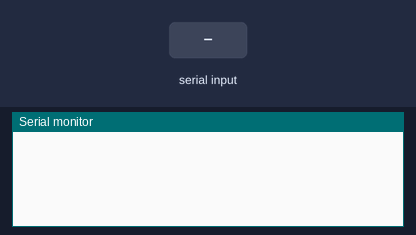
Recording of a sketch running on a simulated Arduino Uno, built with avr-gcc and run on an emulated ATmega328P. On the bench: the last lines printed to the serial monitor. The inputs (shaded band) are chosen by the test bench.

Above: at 1.2 s.
1.3 s: "1" received over Serial
At 1.8 s:
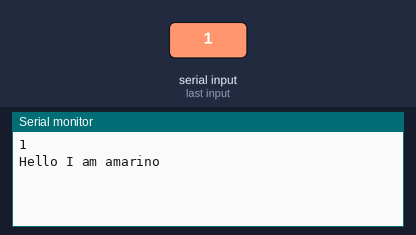
2.8 s: "0" received over Serial
At 4.0 s:
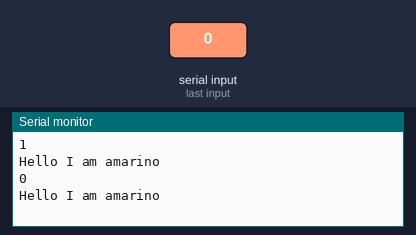
4.3 s: "2" received over Serial
At 5.3 s:
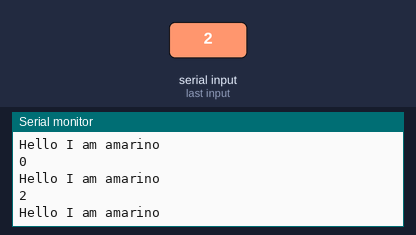

Measured:
- after the input at 1.3 s, the serial monitor: prints a new line at once (image 1)
- after the input at 2.8 s, the serial monitor: prints a new line at once (image 2)
- after the input at 4.3 s, the serial monitor: prints a new line at once (image 3)

The sketch:

blue.ino
```cpp
//void setup()
//{
//  Serial.begin(19200);
//}
//void loop()
//{
//  while (Serial.available()) {
//    char c = Serial.read();
//
//    if (c) {
//      Serial.println(c);
//      Serial.println("Hello I am amarino");
//    }
//  }
//}


//int num = 0;
//
//void setup()
//{
// Serial.begin(9600);
//}
//
//void loop()
//{
//  while(Serial.available())
//   {
//     char c=Serial.read();
//          num++;
//          Serial.print("Hello:num=");
//          Serial.println(num);
//          Serial.println(c);
//   }
//}


//#include <SoftwareSerial.h>
//
//String item;
//
//String currentInfo="";
//
//SoftwareSerial mySerial(4, 5);   //根据实际模块上的跳线，选择对应端口
//
//#define my_Serial  mySerial   //声明软串口
//
//void setup()
//
//{
//  item = "";
//
//  my_Serial.begin(9600);
//
//  Serial.begin(9600);
//
//}
//
//void loop()
//
//{
//  if (my_Serial.available() > 0) {
//
//   currentInfo = my_Serial.readStringUntil('\n');  //接收手机发送的数据
//
//    Serial.println(currentInfo);          //手机发送过来的数据串口返回
//  }
//  if (Serial.available() > 0) {
//
//    item = Serial.readString();       //接收PC端串口数据
//
//    my_Serial.print('\n');          //串口数据发给手机
//
//    //Serial.println(item);
//  }
//}


void setup()
{
  Serial.begin(9600);
}
void loop()
{
  while (Serial.available()) {
    char c ;
    Serial.readBytes(&c,1);;

    if (c) {
      Serial.println(c);
      Serial.println("Hello I am amarino");
    }
  }
}
```
